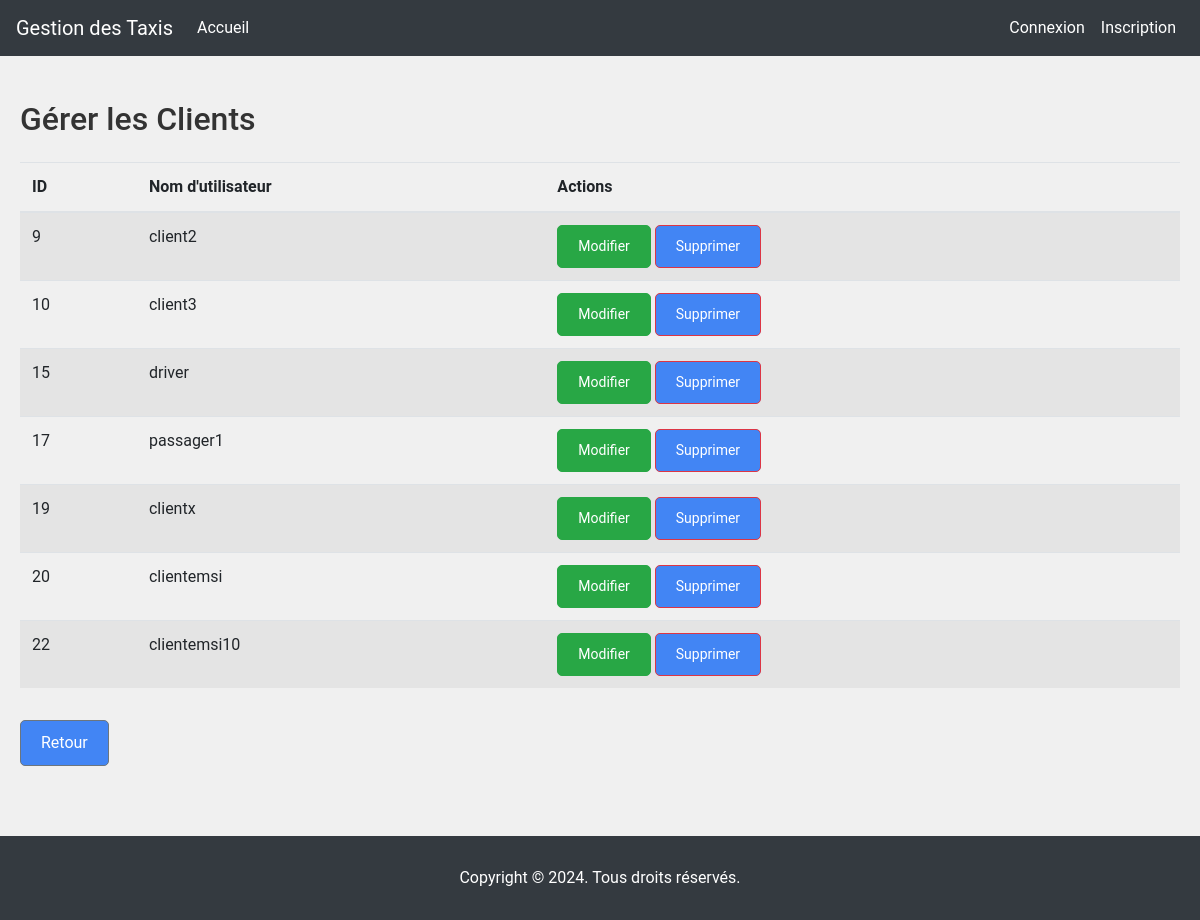
/manage_clients/, run on the app's committed database.
### taxis/models.py (models this page shows, shortened)
class User(AbstractUser):
    CLIENT = 'client'
    DRIVER = 'driver'
    ADMINISTRATEUR = 'administrateur'
    ROLE_CHOICES = [
        (CLIENT, 'Client'),
        (DRIVER, 'Driver'),
        (ADMINISTRATEUR, 'Administrateur'),
    ]
    role = models.CharField(max_length=20, choices=ROLE_CHOICES, default='client')
    groups = models.ManyToManyField(
        'auth.Group',
        verbose_name='groups',
        blank=True,
        related_name='taxis_users'  # related_name distinct pour groups
    )
    user_permissions = models.ManyToManyField(
        'auth.Permission',
        verbose_name='user permissions',
        blank=True,
        related_name='taxis_users'  # related_name distinct pour user_permissions
    )

### taxis/views.py (the view)
# urls.py: path('manage_clients/', views.manage_clients, name='manage_clients'),
def manage_clients(request):
    clients = User.objects.filter(role=User.CLIENT)  # Filtrer par le rôle CLIENT
    context = {
        'clients': clients,
    }
    return render(request, 'taxis/administrateur/manage_clients.html', context)

### taxis/templates/taxis/administrateur/manage_clients.html (shortened to what this page needs)
{% extends 'taxis/base.html' %}
{% block content %}
<h2>Gérer les Clients</h2>
<table class="table table-striped mt-4">
    <thead>
        <tr>
            <th>ID</th>
            <th>Nom d'utilisateur</th>
            <th>Actions</th>
        </tr>
    </thead>
    <tbody>
        {% for client in clients %}
        <tr>
            <td>{{ client.id }}</td>
            <td>{{ client.username }}</td>
            <td>
                <a href="{% url 'edit_client' client.id %}" class="btn btn-sm btn-primary">Modifier</a>
                <a href="{% url 'delete_client' client.id %}" class="btn btn-danger btn-sm">Supprimer</a>
            </td>
        </tr>
        {% empty %}
        <tr>
            <td colspan="4">Aucun client trouvé.</td>
        </tr>
        {% endfor %}
    </tbody>
</table>
<a href="{% url 'administrateur_dashboard' %}" class="btn btn-secondary mt-3">Retour</a>
{% endblock %}

### taxis/static/css/style.css (style rules this page uses)
* { margin: 0; padding: 0; box-sizing: border-box; }
body { font-family: 'Roboto', sans-serif; background-color: #f0f0f0; color: #333; }
.btn { display: inline-block; padding: 10px 20px; background-color: #4285F4; color: #fff; text-decoration: none; border-radius: 5px; transition: background-color 0.3s ease; }

### taxis/templates/taxis/base.html (style rules this page uses)
.btn-primary { background-color: #28a745; border-color: #28a745; }

### data on the page
User: id "9", username "client2"
User: id "10", username "client3"
User: id "15", username "driver"
User: id "17", username "passager1"
User: id "19", username "clientx"
User: id "20", username "clientemsi"
User: id "22", username "clientemsi10"
